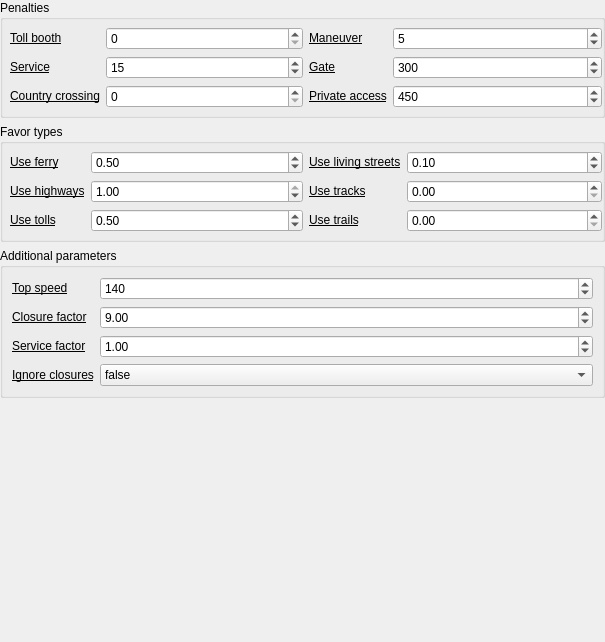
<?xml version="1.0" encoding="UTF-8"?>
<ui version="4.0">
 <class>settings_valhalla_mbike</class>
 <widget class="QWidget" name="settings_valhalla_mbike">
  <property name="geometry">
   <rect>
    <x>0</x>
    <y>0</y>
    <width>605</width>
    <height>642</height>
   </rect>
  </property>
  <property name="windowTitle">
   <string>Form</string>
  </property>
  <layout class="QVBoxLayout" name="verticalLayout">
   <property name="leftMargin">
    <number>0</number>
   </property>
   <property name="topMargin">
    <number>0</number>
   </property>
   <property name="rightMargin">
    <number>0</number>
   </property>
   <property name="bottomMargin">
    <number>0</number>
   </property>
   <item>
    <widget class="QgsCollapsibleGroupBox" name="penalties_box">
     <property name="toolTip">
      <string>&lt;html&gt;&lt;head/&gt;&lt;body&gt;&lt;p&gt;Penalty options are fixed costs in seconds that are only added to the path cost. Penalties can influence the route path determination but do not add to the estimated time along the path. Penalties must be in the range of 0.0 seconds to 43200.0 seconds (12 hours).&lt;/p&gt;&lt;/body&gt;&lt;/html&gt;</string>
     </property>
     <property name="title">
      <string>Penalties</string>
     </property>
     <property name="collapsed">
      <bool>true</bool>
     </property>
     <layout class="QHBoxLayout" name="horizontalLayout_7">
      <property name="leftMargin">
       <number>7</number>
      </property>
      <property name="topMargin">
       <number>7</number>
      </property>
      <property name="rightMargin">
       <number>0</number>
      </property>
      <property name="bottomMargin">
       <number>7</number>
      </property>
      <item>
       <layout class="QFormLayout" name="penalties_column_1">
        <item row="0" column="0">
         <widget class="QLabel" name="toll_booth_penalty_label">
          <property name="toolTip">
           <string>&lt;html&gt;&lt;head/&gt;&lt;body&gt;&lt;p&gt;A penalty applied to the cost when a toll&lt;a href=&quot;http://wiki.openstreetmap.org/wiki/Tag:barrier%3Dtoll_booth&quot;&gt;&lt;span style=&quot; text-decoration: underline; color:#0068da;&quot;/&gt;&lt;/a&gt;booth is encountered.&lt;/p&gt;&lt;/body&gt;&lt;/html&gt;</string>
          </property>
          <property name="text">
           <string>&lt;html&gt;&lt;head/&gt;&lt;body&gt;&lt;p&gt;&lt;a href=&quot;https://valhalla.github.io/valhalla/api/turn-by-turn/api-reference.md#automobile-and-bus-costing-options&quot;&gt;&lt;span style=&quot; text-decoration: underline; color:#000000;&quot;&gt;Toll booth&lt;/span&gt;&lt;/a&gt;&lt;/p&gt;&lt;/body&gt;&lt;/html&gt;</string>
          </property>
          <property name="openExternalLinks">
           <bool>true</bool>
          </property>
         </widget>
        </item>
        <item row="0" column="1">
         <widget class="QgsSpinBox" name="toll_booth_penalty">
          <property name="maximum">
           <number>43200</number>
          </property>
         </widget>
        </item>
        <item row="1" column="1">
         <widget class="QgsSpinBox" name="service_penalty">
          <property name="maximum">
           <number>43200</number>
          </property>
          <property name="value">
           <number>15</number>
          </property>
         </widget>
        </item>
        <item row="2" column="1">
         <widget class="QgsSpinBox" name="country_crossing_penalty">
          <property name="maximum">
           <number>43200</number>
          </property>
         </widget>
        </item>
        <item row="1" column="0">
         <widget class="QLabel" name="service_penalty_label">
          <property name="toolTip">
           <string>&lt;html&gt;&lt;head/&gt;&lt;body&gt;&lt;p&gt;A penalty applied for transition to generic service road. &lt;/p&gt;&lt;/body&gt;&lt;/html&gt;</string>
          </property>
          <property name="text">
           <string>&lt;html&gt;&lt;head/&gt;&lt;body&gt;&lt;p&gt;&lt;a href=&quot;https://valhalla.github.io/valhalla/api/turn-by-turn/api-reference.md#automobile-and-bus-costing-options&quot;&gt;&lt;span style=&quot; text-decoration: underline; color:#000000;&quot;&gt;Service&lt;/span&gt;&lt;/a&gt;&lt;/p&gt;&lt;/body&gt;&lt;/html&gt;</string>
          </property>
          <property name="openExternalLinks">
           <bool>true</bool>
          </property>
         </widget>
        </item>
        <item row="2" column="0">
         <widget class="QLabel" name="country_crossing_penalty_label">
          <property name="toolTip">
           <string>&lt;html&gt;&lt;head/&gt;&lt;body&gt;&lt;table border=&quot;0&quot; style=&quot; margin-top:0px; margin-bottom:0px; margin-left:0px; margin-right:0px;&quot; cellspacing=&quot;2&quot; cellpadding=&quot;0&quot;&gt;&lt;tr&gt;&lt;td/&gt;&lt;td&gt;&lt;p&gt;A penalty applied for a country crossing.&lt;/p&gt;&lt;/td&gt;&lt;/tr&gt;&lt;/table&gt;&lt;/body&gt;&lt;/html&gt;</string>
          </property>
          <property name="text">
           <string>&lt;html&gt;&lt;head/&gt;&lt;body&gt;&lt;p&gt;&lt;a href=&quot;https://valhalla.github.io/valhalla/api/turn-by-turn/api-reference.md#automobile-and-bus-costing-options&quot;&gt;&lt;span style=&quot; text-decoration: underline; color:#000000;&quot;&gt;Country crossing&lt;/span&gt;&lt;/a&gt;&lt;/p&gt;&lt;/body&gt;&lt;/html&gt;</string>
          </property>
          <property name="openExternalLinks">
           <bool>true</bool>
          </property>
         </widget>
        </item>
       </layout>
      </item>
      <item>
       <layout class="QFormLayout" name="penalties_column_2">
        <item row="0" column="0">
         <widget class="QLabel" name="maneuver_penalty_label">
          <property name="toolTip">
           <string>&lt;html&gt;&lt;head/&gt;&lt;body&gt;&lt;p&gt;A penalty applied when transitioning between roads that do not have consistent naming–in other words, no road names in common.&lt;/p&gt;&lt;/body&gt;&lt;/html&gt;</string>
          </property>
          <property name="text">
           <string>&lt;html&gt;&lt;head/&gt;&lt;body&gt;&lt;p&gt;&lt;a href=&quot;https://valhalla.github.io/valhalla/api/turn-by-turn/api-reference.md#automobile-and-bus-costing-options&quot;&gt;&lt;span style=&quot; text-decoration: underline; color:#000000;&quot;&gt;Maneuver&lt;/span&gt;&lt;/a&gt;&lt;/p&gt;&lt;/body&gt;&lt;/html&gt;</string>
          </property>
          <property name="openExternalLinks">
           <bool>true</bool>
          </property>
         </widget>
        </item>
        <item row="0" column="1">
         <widget class="QgsSpinBox" name="maneuver_penalty">
          <property name="maximum">
           <number>43200</number>
          </property>
          <property name="value">
           <number>5</number>
          </property>
         </widget>
        </item>
        <item row="1" column="1">
         <widget class="QgsSpinBox" name="gate_penalty">
          <property name="maximum">
           <number>43200</number>
          </property>
          <property name="value">
           <number>300</number>
          </property>
         </widget>
        </item>
        <item row="1" column="0">
         <widget class="QLabel" name="gate_penalty_label">
          <property name="toolTip">
           <string>&lt;html&gt;&lt;head/&gt;&lt;body&gt;&lt;p&gt;A penalty applied when a gate with no access information is on the road.&lt;/p&gt;&lt;/body&gt;&lt;/html&gt;</string>
          </property>
          <property name="text">
           <string>&lt;html&gt;&lt;head/&gt;&lt;body&gt;&lt;p&gt;&lt;a href=&quot;https://valhalla.github.io/valhalla/api/turn-by-turn/api-reference.md#automobile-and-bus-costing-options&quot;&gt;&lt;span style=&quot; text-decoration: underline; color:#000000;&quot;&gt;Gate&lt;/span&gt;&lt;/a&gt;&lt;/p&gt;&lt;/body&gt;&lt;/html&gt;</string>
          </property>
          <property name="openExternalLinks">
           <bool>true</bool>
          </property>
         </widget>
        </item>
        <item row="2" column="1">
         <widget class="QgsSpinBox" name="private_access_penalty">
          <property name="maximum">
           <number>43200</number>
          </property>
          <property name="value">
           <number>450</number>
          </property>
         </widget>
        </item>
        <item row="2" column="0">
         <widget class="QLabel" name="private_access_penalty_label">
          <property name="toolTip">
           <string>&lt;html&gt;&lt;head/&gt;&lt;body&gt;&lt;p&gt;A penalty applied when a gate or bollard with &lt;span style=&quot; font-family:'.SF NS Mono';&quot;&gt;access=private&lt;/span&gt; is encountered. &lt;/p&gt;&lt;/body&gt;&lt;/html&gt;</string>
          </property>
          <property name="text">
           <string>&lt;html&gt;&lt;head/&gt;&lt;body&gt;&lt;p&gt;&lt;a href=&quot;https://valhalla.github.io/valhalla/api/turn-by-turn/api-reference.md#automobile-and-bus-costing-options&quot;&gt;&lt;span style=&quot; text-decoration: underline; color:#000000;&quot;&gt;Private access&lt;/span&gt;&lt;/a&gt;&lt;/p&gt;&lt;/body&gt;&lt;/html&gt;</string>
          </property>
          <property name="openExternalLinks">
           <bool>true</bool>
          </property>
         </widget>
        </item>
       </layout>
      </item>
     </layout>
    </widget>
   </item>
   <item>
    <widget class="QgsCollapsibleGroupBox" name="favor_types_box">
     <property name="toolTip">
      <string>&lt;html&gt;&lt;head/&gt;&lt;body&gt;&lt;table border=&quot;0&quot; style=&quot; margin-top:0px; margin-bottom:0px; margin-left:0px; margin-right:0px;&quot; cellspacing=&quot;2&quot; cellpadding=&quot;0&quot;&gt;&lt;tr&gt;&lt;td/&gt;&lt;td&gt;&lt;p&gt;Favor type values indicate the willingness to take a certain road type. This is a range of values between 0 and 1. Values near 0 attempt to avoid the road type and values near 1 will favor them a little bit. Note that sometimes certain road types are required to complete a route so values of 0 are not guaranteed to avoid them entirely.&lt;/p&gt;&lt;/td&gt;&lt;/tr&gt;&lt;/table&gt;&lt;/body&gt;&lt;/html&gt;</string>
     </property>
     <property name="title">
      <string>Favor types</string>
     </property>
     <property name="collapsed">
      <bool>true</bool>
     </property>
     <layout class="QHBoxLayout" name="horizontalLayout_4">
      <property name="leftMargin">
       <number>7</number>
      </property>
      <property name="topMargin">
       <number>7</number>
      </property>
      <property name="rightMargin">
       <number>0</number>
      </property>
      <property name="bottomMargin">
       <number>7</number>
      </property>
      <item>
       <layout class="QFormLayout" name="formLayout_4">
        <item row="0" column="1">
         <widget class="QgsDoubleSpinBox" name="use_ferry">
          <property name="maximum">
           <double>1.000000000000000</double>
          </property>
          <property name="singleStep">
           <double>0.050000000000000</double>
          </property>
          <property name="value">
           <double>0.500000000000000</double>
          </property>
         </widget>
        </item>
        <item row="1" column="1">
         <widget class="QgsDoubleSpinBox" name="use_highways">
          <property name="maximum">
           <double>1.000000000000000</double>
          </property>
          <property name="singleStep">
           <double>0.050000000000000</double>
          </property>
          <property name="value">
           <double>1.000000000000000</double>
          </property>
         </widget>
        </item>
        <item row="0" column="0">
         <widget class="QLabel" name="use_ferry_label">
          <property name="toolTip">
           <string>&lt;html&gt;&lt;head/&gt;&lt;body&gt;&lt;p&gt;This value indicates the willingness to take ferries.&lt;/p&gt;&lt;/body&gt;&lt;/html&gt;</string>
          </property>
          <property name="text">
           <string>&lt;html&gt;&lt;head/&gt;&lt;body&gt;&lt;p&gt;&lt;a href=&quot;https://valhalla.github.io/valhalla/api/turn-by-turn/api-reference.md#automobile-and-bus-costing-options&quot;&gt;&lt;span style=&quot; text-decoration: underline; color:#000000;&quot;&gt;Use ferry&lt;/span&gt;&lt;/a&gt;&lt;/p&gt;&lt;/body&gt;&lt;/html&gt;</string>
          </property>
          <property name="openExternalLinks">
           <bool>true</bool>
          </property>
         </widget>
        </item>
        <item row="1" column="0">
         <widget class="QLabel" name="use_highways_label">
          <property name="toolTip">
           <string>&lt;html&gt;&lt;head/&gt;&lt;body&gt;&lt;p&gt;A riders's propensity to prefer the use of highways.&lt;/p&gt;&lt;/body&gt;&lt;/html&gt;</string>
          </property>
          <property name="text">
           <string>&lt;html&gt;&lt;head/&gt;&lt;body&gt;&lt;p&gt;&lt;a href=&quot;https://valhalla.github.io/valhalla/api/turn-by-turn/api-reference.md#motorcycle-costing-options---beta&quot;&gt;&lt;span style=&quot; text-decoration: underline; color:#000000;&quot;&gt;Use highways&lt;/span&gt;&lt;/a&gt;&lt;/p&gt;&lt;/body&gt;&lt;/html&gt;</string>
          </property>
          <property name="openExternalLinks">
           <bool>true</bool>
          </property>
         </widget>
        </item>
        <item row="2" column="1">
         <widget class="QgsDoubleSpinBox" name="use_tolls">
          <property name="maximum">
           <double>1.000000000000000</double>
          </property>
          <property name="singleStep">
           <double>0.050000000000000</double>
          </property>
          <property name="value">
           <double>0.500000000000000</double>
          </property>
         </widget>
        </item>
        <item row="2" column="0">
         <widget class="QLabel" name="use_tolls_label">
          <property name="toolTip">
           <string>&lt;html&gt;&lt;head/&gt;&lt;body&gt;&lt;p&gt;This value indicates the willingness to take roads with tolls.&lt;/p&gt;&lt;/body&gt;&lt;/html&gt;</string>
          </property>
          <property name="text">
           <string>&lt;html&gt;&lt;head/&gt;&lt;body&gt;&lt;p&gt;&lt;a href=&quot;https://valhalla.github.io/valhalla/api/turn-by-turn/api-reference.md#automobile-and-bus-costing-options&quot;&gt;&lt;span style=&quot; text-decoration: underline; color:#000000;&quot;&gt;Use tolls&lt;/span&gt;&lt;/a&gt;&lt;/p&gt;&lt;/body&gt;&lt;/html&gt;</string>
          </property>
          <property name="openExternalLinks">
           <bool>true</bool>
          </property>
         </widget>
        </item>
       </layout>
      </item>
      <item>
       <layout class="QFormLayout" name="formLayout_5">
        <item row="0" column="0">
         <widget class="QLabel" name="use_living_streets_label">
          <property name="toolTip">
           <string>&lt;html&gt;&lt;head/&gt;&lt;body&gt;&lt;p&gt;This value indicates the willingness to take living streets.&lt;/p&gt;&lt;/body&gt;&lt;/html&gt;</string>
          </property>
          <property name="text">
           <string>&lt;html&gt;&lt;head/&gt;&lt;body&gt;&lt;p&gt;&lt;a href=&quot;https://valhalla.github.io/valhalla/api/turn-by-turn/api-reference.md#automobile-and-bus-costing-options&quot;&gt;&lt;span style=&quot; text-decoration: underline; color:#000000;&quot;&gt;Use living streets&lt;/span&gt;&lt;/a&gt;&lt;/p&gt;&lt;/body&gt;&lt;/html&gt;</string>
          </property>
          <property name="openExternalLinks">
           <bool>true</bool>
          </property>
         </widget>
        </item>
        <item row="1" column="0">
         <widget class="QLabel" name="use_tracks_label">
          <property name="toolTip">
           <string>&lt;html&gt;&lt;head/&gt;&lt;body&gt;&lt;p&gt;This value indicates the willingness to take track roads.&lt;/p&gt;&lt;/body&gt;&lt;/html&gt;</string>
          </property>
          <property name="text">
           <string>&lt;html&gt;&lt;head/&gt;&lt;body&gt;&lt;p&gt;&lt;a href=&quot;https://valhalla.github.io/valhalla/api/turn-by-turn/api-reference.md#automobile-and-bus-costing-options&quot;&gt;&lt;span style=&quot; text-decoration: underline; color:#000000;&quot;&gt;Use tracks&lt;/span&gt;&lt;/a&gt;&lt;/p&gt;&lt;/body&gt;&lt;/html&gt;</string>
          </property>
          <property name="openExternalLinks">
           <bool>true</bool>
          </property>
         </widget>
        </item>
        <item row="0" column="1">
         <widget class="QgsDoubleSpinBox" name="use_living_streets">
          <property name="maximum">
           <double>1.000000000000000</double>
          </property>
          <property name="singleStep">
           <double>0.050000000000000</double>
          </property>
          <property name="value">
           <double>0.100000000000000</double>
          </property>
         </widget>
        </item>
        <item row="1" column="1">
         <widget class="QgsDoubleSpinBox" name="use_tracks">
          <property name="maximum">
           <double>1.000000000000000</double>
          </property>
          <property name="singleStep">
           <double>0.050000000000000</double>
          </property>
         </widget>
        </item>
        <item row="2" column="0">
         <widget class="QLabel" name="use_trails_label">
          <property name="text">
           <string>&lt;html&gt;&lt;head/&gt;&lt;body&gt;&lt;p&gt;&lt;a href=&quot;https://valhalla.github.io/valhalla/api/turn-by-turn/api-reference.md#motorcycle-costing-options---beta&quot;&gt;&lt;span style=&quot; text-decoration: underline; color:#000000;&quot;&gt;Use trails&lt;/span&gt;&lt;/a&gt;&lt;/p&gt;&lt;/body&gt;&lt;/html&gt;</string>
          </property>
         </widget>
        </item>
        <item row="2" column="1">
         <widget class="QgsDoubleSpinBox" name="use_trails">
          <property name="maximum">
           <double>1.000000000000000</double>
          </property>
          <property name="singleStep">
           <double>0.050000000000000</double>
          </property>
         </widget>
        </item>
       </layout>
      </item>
     </layout>
    </widget>
   </item>
   <item>
    <widget class="QgsCollapsibleGroupBox" name="addtional_params_box">
     <property name="title">
      <string>Additional parameters</string>
     </property>
     <property name="collapsed">
      <bool>true</bool>
     </property>
     <layout class="QFormLayout" name="formLayout_6">
      <item row="0" column="0">
       <widget class="QLabel" name="top_speed_label">
        <property name="toolTip">
         <string>&lt;html&gt;&lt;head/&gt;&lt;body&gt;&lt;p&gt;Top speed the vehicle can go. Also used to avoid roads with higher speeds than this value. &lt;span style=&quot; font-family:'.SF NS Mono';&quot;&gt;top_speed&lt;/span&gt; must be between 10 and 252 KPH.&lt;/p&gt;&lt;/body&gt;&lt;/html&gt;</string>
        </property>
        <property name="text">
         <string>&lt;html&gt;&lt;head/&gt;&lt;body&gt;&lt;p&gt;&lt;a href=&quot;https://valhalla.github.io/valhalla/api/turn-by-turn/api-reference.md#automobile-and-bus-costing-options&quot;&gt;&lt;span style=&quot; text-decoration: underline; color:#000000;&quot;&gt;Top speed&lt;/span&gt;&lt;/a&gt;&lt;/p&gt;&lt;/body&gt;&lt;/html&gt;</string>
        </property>
        <property name="openExternalLinks">
         <bool>true</bool>
        </property>
       </widget>
      </item>
      <item row="0" column="1">
       <widget class="QgsSpinBox" name="top_speed">
        <property name="minimum">
         <number>10</number>
        </property>
        <property name="maximum">
         <number>252</number>
        </property>
        <property name="value">
         <number>140</number>
        </property>
       </widget>
      </item>
      <item row="1" column="0">
       <widget class="QLabel" name="closure_factor_label">
        <property name="toolTip">
         <string>&lt;html&gt;&lt;head/&gt;&lt;body&gt;&lt;p&gt;A factor that penalizes the cost when traversing a closed edge. Its value can range from &lt;span style=&quot; font-family:'.SF NS Mono';&quot;&gt;1.0&lt;/span&gt; - don't penalize closed edges, to &lt;span style=&quot; font-family:'.SF NS Mono';&quot;&gt;10.0&lt;/span&gt; - apply high cost penalty to closed edges.&lt;/p&gt;&lt;/body&gt;&lt;/html&gt;</string>
        </property>
        <property name="text">
         <string>&lt;html&gt;&lt;head/&gt;&lt;body&gt;&lt;p&gt;&lt;a href=&quot;https://valhalla.github.io/valhalla/api/turn-by-turn/api-reference.md#automobile-and-bus-costing-options&quot;&gt;&lt;span style=&quot; text-decoration: underline; color:#000000;&quot;&gt;Closure factor&lt;/span&gt;&lt;/a&gt;&lt;/p&gt;&lt;/body&gt;&lt;/html&gt;</string>
        </property>
        <property name="openExternalLinks">
         <bool>true</bool>
        </property>
       </widget>
      </item>
      <item row="1" column="1">
       <widget class="QgsDoubleSpinBox" name="closure_factor">
        <property name="minimum">
         <double>0.100000000000000</double>
        </property>
        <property name="maximum">
         <double>10.000000000000000</double>
        </property>
        <property name="singleStep">
         <double>0.100000000000000</double>
        </property>
        <property name="value">
         <double>9.000000000000000</double>
        </property>
       </widget>
      </item>
      <item row="2" column="0">
       <widget class="QLabel" name="service_factor_label">
        <property name="toolTip">
         <string>&lt;html&gt;&lt;head/&gt;&lt;body&gt;&lt;p&gt;A factor that modifies (multiplies) the cost when generic service roads are encountered.&lt;/p&gt;&lt;/body&gt;&lt;/html&gt;</string>
        </property>
        <property name="text">
         <string>&lt;html&gt;&lt;head/&gt;&lt;body&gt;&lt;p&gt;&lt;a href=&quot;https://valhalla.github.io/valhalla/api/turn-by-turn/api-reference.md#automobile-and-bus-costing-options&quot;&gt;&lt;span style=&quot; text-decoration: underline; color:#000000;&quot;&gt;Service factor&lt;/span&gt;&lt;/a&gt;&lt;/p&gt;&lt;/body&gt;&lt;/html&gt;</string>
        </property>
        <property name="openExternalLinks">
         <bool>true</bool>
        </property>
       </widget>
      </item>
      <item row="2" column="1">
       <widget class="QgsDoubleSpinBox" name="service_factor">
        <property name="value">
         <double>1.000000000000000</double>
        </property>
        <property name="minimum">
         <double>0.100000000000000</double>
        </property>
        <property name="maximum">
         <double>100000.000000000000000</double>
        </property>
        <property name="singleStep">
         <double>0.100000000000000</double>
        </property>
       </widget>
      </item>
      <item row="3" column="0">
       <widget class="QLabel" name="ignore_closures_label">
        <property name="toolTip">
         <string>&lt;html&gt;&lt;head/&gt;&lt;body&gt;&lt;p&gt;If set to &lt;span style=&quot; font-family:'.SF NS Mono';&quot;&gt;true&lt;/span&gt;, ignores all closures, marked due to live traffic closures, during routing. &lt;/p&gt;&lt;/body&gt;&lt;/html&gt;</string>
        </property>
        <property name="text">
         <string>&lt;html&gt;&lt;head/&gt;&lt;body&gt;&lt;p&gt;&lt;a href=&quot;https://valhalla.github.io/valhalla/api/turn-by-turn/api-reference.md#automobile-and-bus-costing-options&quot;&gt;&lt;span style=&quot; text-decoration: underline; color:#000000;&quot;&gt;Ignore closures&lt;/span&gt;&lt;/a&gt;&lt;/p&gt;&lt;/body&gt;&lt;/html&gt;</string>
        </property>
        <property name="openExternalLinks">
         <bool>true</bool>
        </property>
       </widget>
      </item>
      <item row="3" column="1">
       <widget class="QComboBox" name="ignore_closures">
        <property name="currentText">
         <string>false</string>
        </property>
        <property name="currentIndex">
         <number>1</number>
        </property>
        <property name="maxVisibleItems">
         <number>9</number>
        </property>
        <item>
         <property name="text">
          <string>true</string>
         </property>
        </item>
        <item>
         <property name="text">
          <string>false</string>
         </property>
        </item>
       </widget>
      </item>
     </layout>
    </widget>
   </item>
   <item>
    <spacer name="verticalSpacer">
     <property name="orientation">
      <enum>Qt::Vertical</enum>
     </property>
     <property name="sizeHint" stdset="0">
      <size>
       <width>20</width>
       <height>40</height>
      </size>
     </property>
    </spacer>
   </item>
  </layout>
 </widget>
 <customwidgets>
  <customwidget>
   <class>QgsCollapsibleGroupBox</class>
   <extends>QGroupBox</extends>
   <header>qgscollapsiblegroupbox.h</header>
   <container>1</container>
  </customwidget>
  <customwidget>
   <class>QgsDoubleSpinBox</class>
   <extends>QDoubleSpinBox</extends>
   <header>qgsdoublespinbox.h</header>
  </customwidget>
  <customwidget>
   <class>QgsSpinBox</class>
   <extends>QSpinBox</extends>
   <header>qgsspinbox.h</header>
  </customwidget>
 </customwidgets>
 <resources/>
 <connections/>
</ui>
